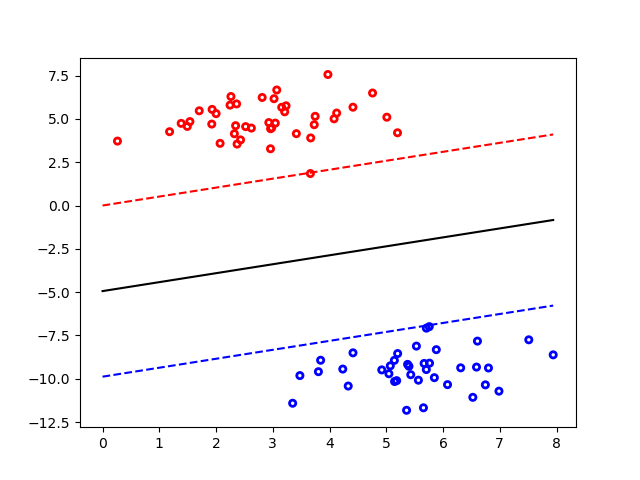

Source code (Python):
import numpy as np
import matplotlib.pyplot as plt
from sklearn.datasets import make_blobs

max_feature_value = 0
min_feature_value = 0

def generate_dataset():
	X0, y = make_blobs(n_samples=100, n_features = 2, centers=2, cluster_std=1.05, random_state=10)

	# add one to the x-values to incorporate bias
	X1 = np.c_[np.ones((X0.shape[0])), X0]

	y = [-1 if label==0 else label for label in y]

	train_dict = {}
	test_dict = {}	

	train_dict['data'], train_dict['labels'] = X1[:int(0.8 * len(X0))], y[:int(0.8 * len(X0))]
	test_dict['data'], test_dict['labels'] = X1[int(0.8 * len(X0)):], y[int(0.8 * len(X0)):]
	
	return train_dict, test_dict

def train(data_dict):

	global max_feature_value
	global min_feature_value	

	theta = np.zeros(len(data_dict['data'][0]))

	max_feature_value = np.amax(data_dict['data'])
	min_feature_value = np.amin(data_dict['data'])

	weights_arr = []
	max_epochs = 100
	step_size = max_feature_value / 10

	np.random.seed(274)

	for epoch in range(1, max_epochs):
		
		weights = step_size * theta
		weights_arr.append(weights)

		index = np.random.randint(0, len(data_dict['data']))
		instance = data_dict['data'][index]
		label = data_dict['labels'][index]

		if( label * np.dot(weights, instance) < 1 ):
			theta = theta + (label * instance)			
			step_size /= 10


	weights = np.mean(weights_arr, axis=0)
	weights[0] = 1
	return weights	
	
def test(weights, test_dict):

	correct = 0

	for i, instance in enumerate(test_dict['data']):
		predicted_label = np.sign(np.dot(instance, weights))

		if( test_dict['labels'][i] == predicted_label ):
			correct += 1
	
	print ('Accuracy: ', correct/len(test_dict['data']) * 100)
	
def separatingLine(x, w, v):
	return (v - w[1] * x - w[0]) / w[2]

def draw(weights, data_dict):

	global max_feature_value
	global min_feature_value
    
	fig = plt.figure()
	ax = fig.add_subplot(1,1,1)  

	colors = ['b' if label==-1 else 'r' for label in data_dict['labels']]
	ax.scatter(data_dict['data'][:,1:2], data_dict['data'][:,2:], s = 20, facecolors='none', edgecolors=colors, linewidth=2)

	x_min = 0
	x_max = max_feature_value

	y1 = separatingLine(x_min, weights, -1.1)
	y2 = separatingLine(x_max, weights, -1.1)
	ax.plot([x_min, x_max], [y1, y2], 'y--', c='b')

	y1 = separatingLine(x_min, weights, -0.05)
	y2 = separatingLine(x_max, weights, -0.05)
	ax.plot([x_min, x_max], [y1, y2], 'k')
	

	y1 = separatingLine(x_min, weights, 1)
	y2 = separatingLine(x_max, weights, 1)
	ax.plot([x_min, x_max], [y1, y2], 'y--', c='r')

	plt.show()


def main():
	
	train_dict, test_dict = generate_dataset()
	weights = train(train_dict)
	
	test(weights, test_dict)
	draw(weights, train_dict)

if __name__ == "__main__":
	main()
